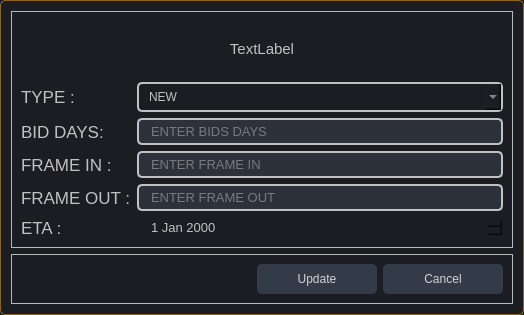
<?xml version="1.0" encoding="UTF-8"?>
<ui version="4.0">
 <class>Shots_Edit_Dialog</class>
 <widget class="QDialog" name="Shots_Edit_Dialog">
  <property name="windowModality">
   <enum>Qt::ApplicationModal</enum>
  </property>
  <property name="geometry">
   <rect>
    <x>0</x>
    <y>0</y>
    <width>524</width>
    <height>315</height>
   </rect>
  </property>
  <property name="windowTitle">
   <string>Dialog</string>
  </property>
  <property name="styleSheet">
   <string notr="true">QDialog{
	background-color: rgb(27, 29, 35);
border:1px solid rgba(255, 170, 0,0.5);
border-radius:5px}
/* LINE EDIT */
QLineEdit {
	background-color: rgb(44, 49, 60);
	border-radius: 5px;
	border: 2px solid rgb(193, 193, 193);
    padding:3px;
	padding-left: 10px;
}
QLineEdit:hover {
	border: 2px solid rgb(64, 71, 88);
}
QLineEdit:focus {
	border: 2px solid rgb(91, 101, 124);
}
QPushButton {
	border: 2px solid rgb(52, 59, 72);
	border-radius: 5px;	
	background-color: rgb(52, 59, 72);
	color: rgb(210, 210, 210);
}
QPushButton:hover {
	background-color: rgb(57, 65, 80);
	border: 2px solid rgb(61, 70, 86);
}
QPushButton:pressed {	
	background-color: rgb(35, 40, 49);
	border: 2px solid rgb(43, 50, 61);
}
/* DATE EDIT */
QDateEdit {
	background-color: rgb(27, 29, 35);
	border-radius: 5px;
	border: 2px solid rgb(27, 29, 35);
	padding-left: 10px;
}
QDateEdit:hover {
	border: 2px solid rgb(64, 71, 88);
}
QDateEdit:focus {
	border: 2px solid rgb(91, 101, 124);
}
</string>
  </property>
  <property name="modal">
   <bool>true</bool>
  </property>
  <layout class="QGridLayout" name="gridLayout_3">
   <item row="1" column="0">
    <widget class="QFrame" name="frame_2">
     <property name="maximumSize">
      <size>
       <width>16777215</width>
       <height>50</height>
      </size>
     </property>
     <property name="frameShape">
      <enum>QFrame::StyledPanel</enum>
     </property>
     <property name="frameShadow">
      <enum>QFrame::Raised</enum>
     </property>
     <layout class="QHBoxLayout" name="horizontalLayout">
      <item>
       <spacer name="horizontalSpacer">
        <property name="orientation">
         <enum>Qt::Horizontal</enum>
        </property>
        <property name="sizeHint" stdset="0">
         <size>
          <width>40</width>
          <height>20</height>
         </size>
        </property>
       </spacer>
      </item>
      <item>
       <widget class="QPushButton" name="update_btn">
        <property name="minimumSize">
         <size>
          <width>120</width>
          <height>30</height>
         </size>
        </property>
        <property name="font">
         <font>
          <pointsize>9</pointsize>
         </font>
        </property>
        <property name="text">
         <string>Update</string>
        </property>
        <property name="icon">
         <iconset resource="../../files.qrc">
          <normaloff>:/16x16/icons/16x16/cil-save.png</normaloff>:/16x16/icons/16x16/cil-save.png</iconset>
        </property>
       </widget>
      </item>
      <item>
       <widget class="QPushButton" name="cancel_btn">
        <property name="minimumSize">
         <size>
          <width>120</width>
          <height>30</height>
         </size>
        </property>
        <property name="font">
         <font>
          <pointsize>9</pointsize>
         </font>
        </property>
        <property name="text">
         <string>Cancel</string>
        </property>
        <property name="icon">
         <iconset resource="../../files.qrc">
          <normaloff>:/16x16/icons/16x16/cil-x.png</normaloff>:/16x16/icons/16x16/cil-x.png</iconset>
        </property>
       </widget>
      </item>
     </layout>
    </widget>
   </item>
   <item row="0" column="0">
    <widget class="QFrame" name="frame">
     <property name="styleSheet">
      <string notr="true">color: rgb(193, 193, 193);</string>
     </property>
     <property name="frameShape">
      <enum>QFrame::StyledPanel</enum>
     </property>
     <property name="frameShadow">
      <enum>QFrame::Raised</enum>
     </property>
     <layout class="QGridLayout" name="gridLayout">
      <item row="3" column="4">
       <widget class="QLineEdit" name="frame_in_le">
        <property name="font">
         <font>
          <pointsize>10</pointsize>
         </font>
        </property>
        <property name="placeholderText">
         <string>ENTER FRAME IN</string>
        </property>
       </widget>
      </item>
      <item row="2" column="0" colspan="2">
       <widget class="QLabel" name="label">
        <property name="font">
         <font>
          <pointsize>13</pointsize>
         </font>
        </property>
        <property name="text">
         <string>BID DAYS:</string>
        </property>
       </widget>
      </item>
      <item row="4" column="4">
       <widget class="QLineEdit" name="frame_out_le">
        <property name="font">
         <font>
          <pointsize>10</pointsize>
         </font>
        </property>
        <property name="placeholderText">
         <string>ENTER FRAME OUT</string>
        </property>
       </widget>
      </item>
      <item row="3" column="0" colspan="3">
       <widget class="QLabel" name="label_3">
        <property name="font">
         <font>
          <pointsize>13</pointsize>
         </font>
        </property>
        <property name="text">
         <string>FRAME IN :</string>
        </property>
       </widget>
      </item>
      <item row="0" column="0" colspan="5">
       <widget class="QLabel" name="shot_label">
        <property name="font">
         <font>
          <pointsize>11</pointsize>
         </font>
        </property>
        <property name="text">
         <string>TextLabel</string>
        </property>
        <property name="alignment">
         <set>Qt::AlignCenter</set>
        </property>
       </widget>
      </item>
      <item row="4" column="0" colspan="4">
       <widget class="QLabel" name="label_4">
        <property name="font">
         <font>
          <pointsize>13</pointsize>
         </font>
        </property>
        <property name="text">
         <string>FRAME OUT :</string>
        </property>
       </widget>
      </item>
      <item row="2" column="4">
       <widget class="QLineEdit" name="bid_days_le">
        <property name="font">
         <font>
          <pointsize>10</pointsize>
         </font>
        </property>
        <property name="styleSheet">
         <string notr="true"/>
        </property>
        <property name="placeholderText">
         <string>ENTER BIDS DAYS</string>
        </property>
       </widget>
      </item>
      <item row="1" column="4">
       <widget class="QComboBox" name="tyep_cb">
        <property name="styleSheet">
         <string notr="true">/* COMBOBOX */
QComboBox{
	background-color: rgb(27, 29, 35);
	border-radius: 5px;
	border: 2px solid rgb(193, 193, 193);
	padding: 5px;
	padding-left: 10px;
}
QComboBox:hover{
	border: 2px solid rgb(64, 71, 88);
}
QComboBox::drop-down {
	subcontrol-origin: padding;
	subcontrol-position: top right;
	width: 25px; 
	border-left-width: 3px;
	border-left-color: rgba(39, 44, 54, 150);
	border-left-style: solid;
	border-top-right-radius: 3px;
	border-bottom-right-radius: 3px;	
	background-image: url(:/16x16/icons/16x16/cil-arrow-bottom.png);
	background-position: center;
	background-repeat: no-reperat;
 }
QComboBox QAbstractItemView {
	color: rgb(85, 170, 255);	
	background-color: rgb(27, 29, 35);
	padding: 10px;
	selection-background-color: rgb(39, 44, 54);
}
</string>
        </property>
        <item>
         <property name="text">
          <string>NEW</string>
         </property>
        </item>
        <item>
         <property name="text">
          <string>RETAKE</string>
         </property>
        </item>
        <item>
         <property name="text">
          <string>ADDITIONAL</string>
         </property>
        </item>
       </widget>
      </item>
      <item row="1" column="0">
       <widget class="QLabel" name="label_2">
        <property name="font">
         <font>
          <pointsize>13</pointsize>
         </font>
        </property>
        <property name="text">
         <string>TYPE :</string>
        </property>
       </widget>
      </item>
      <item row="5" column="0">
       <widget class="QLabel" name="label_5">
        <property name="font">
         <font>
          <pointsize>13</pointsize>
         </font>
        </property>
        <property name="text">
         <string>ETA :</string>
        </property>
       </widget>
      </item>
      <item row="5" column="4">
       <widget class="QDateEdit" name="eta_edit">
        <property name="font">
         <font>
          <pointsize>10</pointsize>
         </font>
        </property>
       </widget>
      </item>
     </layout>
    </widget>
   </item>
  </layout>
 </widget>
 <resources>
  <include location="../../files.qrc"/>
 </resources>
 <connections/>
</ui>
